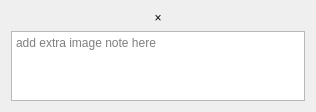
<?xml version="1.0" encoding="UTF-8"?>
<ui version="4.0">
 <class>ZDockInfoContent</class>
 <widget class="QWidget" name="ZDockInfoContent">
  <property name="geometry">
   <rect>
    <x>0</x>
    <y>0</y>
    <width>316</width>
    <height>102</height>
   </rect>
  </property>
  <property name="maximumSize">
   <size>
    <width>16777215</width>
    <height>102</height>
   </size>
  </property>
  <property name="windowTitle">
   <string>DockInfo</string>
  </property>
  <layout class="QGridLayout" name="gridLayout">
   <item row="0" column="0">
    <layout class="QVBoxLayout" name="verticalLayout">
     <item>
      <layout class="QHBoxLayout" name="horizontalLayout">
       <item>
        <widget class="QLabel" name="label_img_width">
         <property name="text">
          <string/>
         </property>
         <property name="alignment">
          <set>Qt::AlignmentFlag::AlignRight|Qt::AlignmentFlag::AlignTrailing|Qt::AlignmentFlag::AlignVCenter</set>
         </property>
        </widget>
       </item>
       <item>
        <widget class="QLabel" name="label">
         <property name="maximumSize">
          <size>
           <width>10</width>
           <height>16777215</height>
          </size>
         </property>
         <property name="text">
          <string>×</string>
         </property>
         <property name="alignment">
          <set>Qt::AlignmentFlag::AlignCenter</set>
         </property>
        </widget>
       </item>
       <item>
        <widget class="QLabel" name="label_img_height">
         <property name="text">
          <string/>
         </property>
        </widget>
       </item>
      </layout>
     </item>
     <item>
      <layout class="QHBoxLayout" name="horizontalLayout_2">
       <item>
        <widget class="QPlainTextEdit" name="ledit_anno_note">
         <property name="placeholderText">
          <string>add extra image note here</string>
         </property>
        </widget>
       </item>
      </layout>
     </item>
    </layout>
   </item>
  </layout>
 </widget>
 <resources>
  <include location="../icons.qrc"/>
 </resources>
 <connections/>
</ui>
